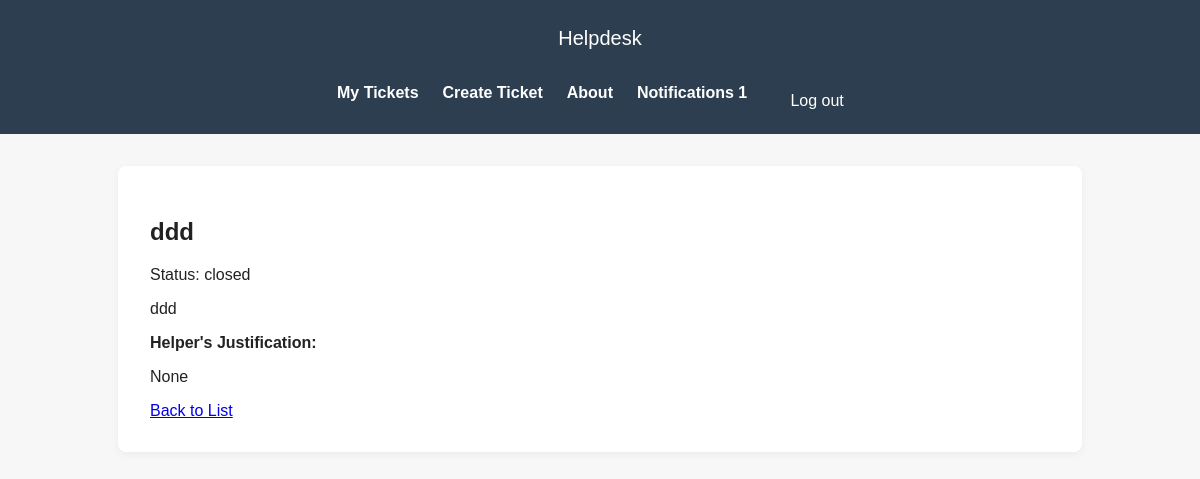
Screenshot of /tickets/2/ (signed in) with the database file from the repository.
### tickets/models.py (models this page shows, shortened)
class Ticket(models.Model):
    STATUS_CHOICES = [
        ('open', 'Open'),
        ('in_progress', 'In Progress'),
        ('resolved', 'Resolved'),
        ('closed', 'Closed'),
    ]
    title = models.CharField(max_length=200)
    description = models.TextField()
    status = models.CharField(max_length=20, choices=STATUS_CHOICES, default='open')
    created_at = models.DateTimeField(auto_now_add=True)
    updated_at = models.DateTimeField(auto_now=True)
    created_by = models.ForeignKey(settings.AUTH_USER_MODEL, on_delete=models.CASCADE, related_name='tickets')
    category = models.ForeignKey(Category, on_delete=models.SET_NULL, null=True, related_name='tickets')
    justification = models.TextField(blank=True, null=True)
    rating = models.PositiveSmallIntegerField(blank=True, null=True)

### tickets/views.py (the view, shortened to what this page needs)
# urls.py: path('<int:pk>/', views.ticket_detail, name='ticket_detail'),
@login_required
def ticket_detail(request, pk):
    ticket = get_object_or_404(Ticket, pk=pk)
    comments = ticket.comments.all()
    comment_form = CommentForm()
    unread_count = request.user.notifications.filter(is_read=False).count()
    return render(request, 'tickets/ticket_detail.html', {
        'ticket': ticket,
        'comments': comments,
        'comment_form': comment_form,
        'unread_count': unread_count
    })

### tickets/templates/tickets/ticket_detail.html (shortened to what this page needs)
{% extends 'tickets/base.html' %}
{% block content %}
<h2>{{ ticket.title }}</h2>
<p>Status: {{ ticket.status }}</p>
<p>{{ ticket.description }}</p>
{% if ticket.status == 'closed' and ticket.justification %}
  <div class="ticket-justification">
    <strong>Helper's Justification:</strong>
    <p>{{ ticket.justification }}</p>
  </div>
{% endif %}
<a href="{% url 'tickets:ticket_list' %}">Back to List</a>
{% endblock %}

### tickets/static/css/base.css (style rules this page uses)
body { font-family: Arial, sans-serif; margin: 0; padding: 0; background: #f7f7f7; color: #222; }

### rows the page displays
Ticket: title "ddd", status "closed", description "ddd", justification "None"

### other values shown
{{ unread_count }} "1"
